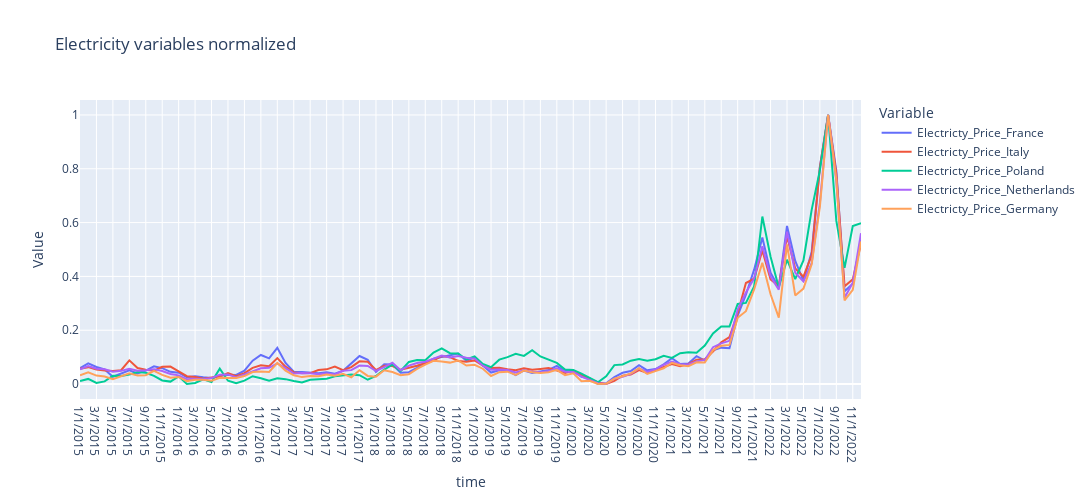

This figure's notebook cell:
### Markdown cell above
**Natural Gas indices are also highly correlated among themselves, however the PA6 Global index is most correlated with iNATGAS, so we will only keep that value**

### Code cell
subcols = electricity
df_selected = df_normalized.loc[:, subcols]
df_melted = df_selected.reset_index().melt(id_vars=df_selected.index.name, var_name='Variable', value_name='Value')
fig = px.line(df_melted, x=df_selected.index.name, y='Value', color='Variable', title='Electricity variables normalized')
fig.update_layout(width=1300, height=500)
fig.show()
